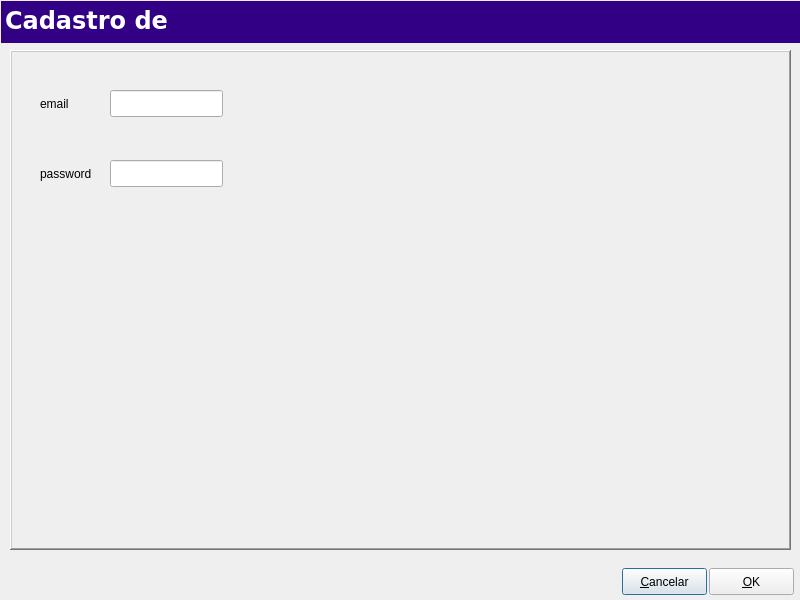
<ui version="4.0">
<class>Editlogin</class>
<widget class="QDialog" name="Editlogin">
 <property name="geometry">
  <rect>
   <x>0</x>
   <y>0</y>
   <width>800</width>
   <height>600</height>
  </rect>
 </property>
 <property name="windowTitle">
  <string>Edit</string>
 </property>
    <widget class="QFrame" name="frame">
     <property name="geometry">
      <rect>
       <x>10</x>
       <y>50</y>
       <width>781</width>
       <height>500</height>
      </rect>
     </property>
     <property name="frameShape">
      <enum>QFrame::WinPanel</enum>
     </property>
     <property name="frameShadow">
      <enum>QFrame::Raised</enum>
     </property>
<widget class="QLabel" name="Lblemail">
<property name="geometry">
 <rect>
  <x>30</x>
  <y>45</y>
  <width>59</width>
  <height>17</height>
 </rect>
</property>
<property name="text">
 <string>email</string>
</property>
</widget>
<widget class="QLineEdit" name="LnEdtemail">
 <property name="geometry">
  <rect>
   <x>100</x>
   <y>40</y>
   <width>113</width>
   <height>27</height>
  </rect>
 </property>
</widget>
<widget class="QLabel" name="Lblpassword">
<property name="geometry">
 <rect>
  <x>30</x>
  <y>115</y>
  <width>59</width>
  <height>17</height>
 </rect>
</property>
<property name="text">
 <string>password</string>
</property>
</widget>
<widget class="QLineEdit" name="LnEdtpassword">
 <property name="geometry">
  <rect>
   <x>100</x>
   <y>110</y>
   <width>113</width>
   <height>27</height>
  </rect>
 </property>
</widget>
</widget>
<widget class="QFrame" name="topmenu">
 <property name="geometry">
  <rect>
   <x>1</x>
   <y>1</y>
   <width>801</width>
   <height>42</height>
  </rect>
 </property>
 <property name="minimumSize">
  <size>
   <width>0</width>
   <height>42</height>
  </size>
 </property>
 <property name="maximumSize">
  <size>
   <width>16777215</width>
   <height>42</height>
  </size>
 </property>
 <property name="styleSheet">
  <string notr="true">background-color: rgb(50, 0, 133);</string>
 </property>
 <property name="frameShadow">
  <enum>QFrame::Raised</enum>
 </property>
 <widget class="QLabel" name="labelStatus">
  <property name="enabled">
   <bool>false</bool>
  </property>
  <property name="geometry">
   <rect>
    <x>4</x>
    <y>0</y>
    <width>541</width>
    <height>39</height>
   </rect>
  </property>
  <property name="palette">
   <palette>
    <active>
     <colorrole role="WindowText">
      <brush brushstyle="SolidPattern">
       <color alpha="255">
        <red>255</red>
        <green>255</green>
        <blue>255</blue>
       </color>
      </brush>
     </colorrole>
     <colorrole role="Button">
      <brush brushstyle="SolidPattern">
       <color alpha="255">
        <red>50</red>
        <green>0</green>
        <blue>133</blue>
       </color>
      </brush>
     </colorrole>
     <colorrole role="Text">
      <brush brushstyle="SolidPattern">
       <color alpha="255">
        <red>255</red>
        <green>255</green>
        <blue>255</blue>
       </color>
      </brush>
     </colorrole>
     <colorrole role="ButtonText">
      <brush brushstyle="SolidPattern">
       <color alpha="255">
        <red>255</red>
        <green>255</green>
        <blue>255</blue>
       </color>
      </brush>
     </colorrole>
     <colorrole role="Base">
      <brush brushstyle="SolidPattern">
       <color alpha="255">
        <red>50</red>
        <green>0</green>
        <blue>133</blue>
       </color>
      </brush>
     </colorrole>
     <colorrole role="Window">
      <brush brushstyle="SolidPattern">
       <color alpha="255">
        <red>50</red>
        <green>0</green>
        <blue>133</blue>
       </color>
      </brush>
     </colorrole>
    </active>
    <inactive>
     <colorrole role="WindowText">
      <brush brushstyle="SolidPattern">
       <color alpha="255">
        <red>255</red>
        <green>255</green>
        <blue>255</blue>
       </color>
      </brush>
     </colorrole>
     <colorrole role="Button">
      <brush brushstyle="SolidPattern">
       <color alpha="255">
        <red>50</red>
        <green>0</green>
        <blue>133</blue>
       </color>
      </brush>
     </colorrole>
     <colorrole role="Text">
      <brush brushstyle="SolidPattern">
       <color alpha="255">
        <red>255</red>
        <green>255</green>
        <blue>255</blue>
       </color>
      </brush>
     </colorrole>
     <colorrole role="ButtonText">
      <brush brushstyle="SolidPattern">
       <color alpha="255">
        <red>255</red>
        <green>255</green>
        <blue>255</blue>
       </color>
      </brush>
     </colorrole>
     <colorrole role="Base">
      <brush brushstyle="SolidPattern">
       <color alpha="255">
        <red>50</red>
        <green>0</green>
        <blue>133</blue>
       </color>
      </brush>
     </colorrole>
     <colorrole role="Window">
      <brush brushstyle="SolidPattern">
       <color alpha="255">
        <red>50</red>
        <green>0</green>
        <blue>133</blue>
       </color>
      </brush>
     </colorrole>
    </inactive>
    <disabled>
     <colorrole role="WindowText">
      <brush brushstyle="SolidPattern">
       <color alpha="255">
        <red>255</red>
        <green>255</green>
        <blue>255</blue>
       </color>
      </brush>
     </colorrole>
     <colorrole role="Button">
      <brush brushstyle="SolidPattern">
       <color alpha="255">
        <red>50</red>
        <green>0</green>
        <blue>133</blue>
       </color>
      </brush>
     </colorrole>
     <colorrole role="Text">
      <brush brushstyle="SolidPattern">
       <color alpha="255">
        <red>255</red>
        <green>255</green>
        <blue>255</blue>
       </color>
      </brush>
     </colorrole>
     <colorrole role="ButtonText">
      <brush brushstyle="SolidPattern">
       <color alpha="255">
        <red>255</red>
        <green>255</green>
        <blue>255</blue>
       </color>
      </brush>
     </colorrole>
     <colorrole role="Base">
      <brush brushstyle="SolidPattern">
       <color alpha="255">
        <red>50</red>
        <green>0</green>
        <blue>133</blue>
       </color>
      </brush>
     </colorrole>
     <colorrole role="Window">
      <brush brushstyle="SolidPattern">
       <color alpha="255">
        <red>50</red>
        <green>0</green>
        <blue>133</blue>
       </color>
      </brush>
     </colorrole>
    </disabled>
   </palette>
  </property>
  <property name="font">
   <font>
    <family>Verdana</family>
    <pointsize>18</pointsize>
    <weight>75</weight>
    <bold>true</bold>
   </font>
  </property>
  <property name="styleSheet">
   <string/>
  </property>
  <property name="frameShape">
   <enum>QFrame::NoFrame</enum>
  </property>
  <property name="frameShadow">
   <enum>QFrame::Plain</enum>
  </property>
  <property name="lineWidth">
   <number>1</number>
  </property>
  <property name="text">
   <string>Cadastro de </string>
  </property>
  <property name="textFormat">
   <enum>Qt::AutoText</enum>
  </property>
  <property name="alignment">
   <set>Qt::AlignLeading|Qt::AlignLeft|Qt::AlignVCenter</set>
  </property>
  <property name="wordWrap">
   <bool>false</bool>
  </property>
  <property name="textInteractionFlags">
   <set>Qt::NoTextInteraction</set>
  </property>
 </widget>
</widget>
<widget class="QPushButton" name="PshBtnCancel">
<property name="geometry">
 <rect>
  <x>622</x>
  <y>568</y>
  <width>85</width>
  <height>27</height>
 </rect>
</property>
<property name="text">
 <string>&amp;Cancelar</string>
</property>
</widget>
<widget class="QPushButton" name="PshBtnSave">
<property name="geometry">
 <rect>
  <x>709</x>
  <y>568</y>
  <width>85</width>
  <height>27</height>
 </rect>
</property>
<property name="text">
 <string>&amp;OK</string>
</property>
</widget>
</widget>
    <customwidgets>
     <customwidget>
      <class>SComboBox</class>
      <extends>QComboBox</extends>
      <header location="global">scombobox.h</header>
     </customwidget>
    </customwidgets>
<resources/>
<connections/>
</ui>
